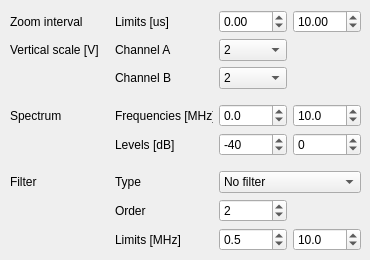
    <widget class="QWidget" name="tab">
     <attribute name="title">
      <string>Display</string>
     </attribute>
     <widget class="QWidget" name="gridLayoutWidget_6">
      <property name="geometry">
       <rect>
        <x>10</x>
        <y>10</y>
        <width>351</width>
        <height>241</height>
       </rect>
      </property>
      <layout class="QGridLayout" name="gridLayout_4">
       <item row="4" column="1">
        <widget class="QLabel" name="zoomLabel">
         <property name="locale">
          <locale language="English" country="UnitedKingdom"/>
         </property>
         <property name="text">
          <string>Limits [us]</string>
         </property>
        </widget>
       </item>
       <item row="6" column="2">
        <widget class="QComboBox" name="displayrangeAComboBox">
         <property name="sizePolicy">
          <sizepolicy hsizetype="Preferred" vsizetype="Fixed">
           <horstretch>0</horstretch>
           <verstretch>0</verstretch>
          </sizepolicy>
         </property>
         <property name="maximumSize">
          <size>
           <width>16777215</width>
           <height>16777215</height>
          </size>
         </property>
         <property name="currentIndex">
          <number>10</number>
         </property>
         <item>
          <property name="text">
           <string>1 m</string>
          </property>
         </item>
         <item>
          <property name="text">
           <string>2 m</string>
          </property>
         </item>
         <item>
          <property name="text">
           <string>5 m</string>
          </property>
         </item>
         <item>
          <property name="text">
           <string>10 m</string>
          </property>
         </item>
         <item>
          <property name="text">
           <string>20 m</string>
          </property>
         </item>
         <item>
          <property name="text">
           <string>50 m</string>
          </property>
         </item>
         <item>
          <property name="text">
           <string>100 m</string>
          </property>
         </item>
         <item>
          <property name="text">
           <string>200 m</string>
          </property>
         </item>
         <item>
          <property name="text">
           <string>500 m</string>
          </property>
         </item>
         <item>
          <property name="text">
           <string>1</string>
          </property>
         </item>
         <item>
          <property name="text">
           <string>2</string>
          </property>
         </item>
         <item>
          <property name="text">
           <string>5</string>
          </property>
         </item>
         <item>
          <property name="text">
           <string>10</string>
          </property>
         </item>
        </widget>
       </item>
       <item row="9" column="0">
        <widget class="QLabel" name="label_2">
         <property name="text">
          <string>Spectrum</string>
         </property>
        </widget>
       </item>
       <item row="4" column="3">
        <widget class="QDoubleSpinBox" name="zoomEndSpinBox">
         <property name="locale">
          <locale language="English" country="UnitedKingdom"/>
         </property>
         <property name="buttonSymbols">
          <enum>QAbstractSpinBox::UpDownArrows</enum>
         </property>
         <property name="suffix">
          <string/>
         </property>
         <property name="decimals">
          <number>2</number>
         </property>
         <property name="minimum">
          <double>-100.000000000000000</double>
         </property>
         <property name="maximum">
          <double>200.000000000000000</double>
         </property>
         <property name="singleStep">
          <double>0.010000000000000</double>
         </property>
         <property name="value">
          <double>10.000000000000000</double>
         </property>
        </widget>
       </item>
       <item row="9" column="2">
        <widget class="QDoubleSpinBox" name="zoomFminSpinBox">
         <property name="locale">
          <locale language="English" country="UnitedKingdom"/>
         </property>
         <property name="buttonSymbols">
          <enum>QAbstractSpinBox::UpDownArrows</enum>
         </property>
         <property name="suffix">
          <string/>
         </property>
         <property name="decimals">
          <number>1</number>
         </property>
         <property name="minimum">
          <double>-100.000000000000000</double>
         </property>
         <property name="maximum">
          <double>200.000000000000000</double>
         </property>
         <property name="singleStep">
          <double>0.100000000000000</double>
         </property>
         <property name="value">
          <double>0.000000000000000</double>
         </property>
        </widget>
       </item>
       <item row="4" column="2">
        <widget class="QDoubleSpinBox" name="zoomStartSpinBox">
         <property name="locale">
          <locale language="English" country="UnitedKingdom"/>
         </property>
         <property name="buttonSymbols">
          <enum>QAbstractSpinBox::UpDownArrows</enum>
         </property>
         <property name="suffix">
          <string/>
         </property>
         <property name="decimals">
          <number>2</number>
         </property>
         <property name="minimum">
          <double>-100.000000000000000</double>
         </property>
         <property name="maximum">
          <double>200.000000000000000</double>
         </property>
         <property name="singleStep">
          <double>0.010000000000000</double>
         </property>
         <property name="value">
          <double>0.000000000000000</double>
         </property>
        </widget>
       </item>
       <item row="13" column="0">
        <widget class="QLabel" name="label_3">
         <property name="text">
          <string>Filter</string>
         </property>
        </widget>
       </item>
       <item row="11" column="1">
        <spacer name="verticalSpacer_2">
         <property name="orientation">
          <enum>Qt::Vertical</enum>
         </property>
         <property name="sizeHint" stdset="0">
          <size>
           <width>20</width>
           <height>40</height>
          </size>
         </property>
        </spacer>
       </item>
       <item row="4" column="0">
        <widget class="QLabel" name="label">
         <property name="text">
          <string>Zoom interval</string>
         </property>
        </widget>
       </item>
       <item row="10" column="3">
        <widget class="QDoubleSpinBox" name="dbMaxSpinBox">
         <property name="locale">
          <locale language="English" country="UnitedKingdom"/>
         </property>
         <property name="buttonSymbols">
          <enum>QAbstractSpinBox::UpDownArrows</enum>
         </property>
         <property name="suffix">
          <string/>
         </property>
         <property name="decimals">
          <number>0</number>
         </property>
         <property name="minimum">
          <double>-100.000000000000000</double>
         </property>
         <property name="maximum">
          <double>100.000000000000000</double>
         </property>
         <property name="singleStep">
          <double>1.000000000000000</double>
         </property>
         <property name="value">
          <double>0.000000000000000</double>
         </property>
        </widget>
       </item>
       <item row="10" column="2">
        <widget class="QDoubleSpinBox" name="dbMinSpinBox">
         <property name="locale">
          <locale language="English" country="UnitedKingdom"/>
         </property>
         <property name="buttonSymbols">
          <enum>QAbstractSpinBox::UpDownArrows</enum>
         </property>
         <property name="suffix">
          <string/>
         </property>
         <property name="decimals">
          <number>0</number>
         </property>
         <property name="minimum">
          <double>-100.000000000000000</double>
         </property>
         <property name="maximum">
          <double>100.000000000000000</double>
         </property>
         <property name="singleStep">
          <double>1.000000000000000</double>
         </property>
         <property name="value">
          <double>-40.000000000000000</double>
         </property>
        </widget>
       </item>
       <item row="9" column="3">
        <widget class="QDoubleSpinBox" name="zoomFmaxSpinBox">
         <property name="locale">
          <locale language="English" country="UnitedKingdom"/>
         </property>
         <property name="buttonSymbols">
          <enum>QAbstractSpinBox::UpDownArrows</enum>
         </property>
         <property name="suffix">
          <string/>
         </property>
         <property name="decimals">
          <number>1</number>
         </property>
         <property name="minimum">
          <double>-100.000000000000000</double>
         </property>
         <property name="maximum">
          <double>200.000000000000000</double>
         </property>
         <property name="singleStep">
          <double>0.100000000000000</double>
         </property>
         <property name="value">
          <double>10.000000000000000</double>
         </property>
        </widget>
       </item>
       <item row="9" column="1">
        <widget class="QLabel" name="frequencyrangeLabel">
         <property name="locale">
          <locale language="English" country="UnitedKingdom"/>
         </property>
         <property name="text">
          <string>Frequencies [MHz]</string>
         </property>
        </widget>
       </item>
       <item row="15" column="2">
        <widget class="QDoubleSpinBox" name="fminSpinBox">
         <property name="locale">
          <locale language="English" country="UnitedKingdom"/>
         </property>
         <property name="buttonSymbols">
          <enum>QAbstractSpinBox::UpDownArrows</enum>
         </property>
         <property name="suffix">
          <string/>
         </property>
         <property name="decimals">
          <number>1</number>
         </property>
         <property name="minimum">
          <double>0.000000000000000</double>
         </property>
         <property name="maximum">
          <double>50.000000000000000</double>
         </property>
         <property name="singleStep">
          <double>0.500000000000000</double>
         </property>
         <property name="value">
          <double>0.500000000000000</double>
         </property>
        </widget>
       </item>
       <item row="15" column="1">
        <widget class="QLabel" name="flimLabel">
         <property name="locale">
          <locale language="English" country="UnitedKingdom"/>
         </property>
         <property name="text">
          <string>Limits [MHz]</string>
         </property>
        </widget>
       </item>
       <item row="10" column="1">
        <widget class="QLabel" name="dbrangeLabel">
         <property name="locale">
          <locale language="English" country="UnitedKingdom"/>
         </property>
         <property name="text">
          <string>Levels [dB]</string>
         </property>
        </widget>
       </item>
       <item row="15" column="3">
        <widget class="QDoubleSpinBox" name="fmaxSpinBox">
         <property name="locale">
          <locale language="English" country="UnitedKingdom"/>
         </property>
         <property name="buttonSymbols">
          <enum>QAbstractSpinBox::UpDownArrows</enum>
         </property>
         <property name="suffix">
          <string/>
         </property>
         <property name="decimals">
          <number>1</number>
         </property>
         <property name="minimum">
          <double>0.000000000000000</double>
         </property>
         <property name="maximum">
          <double>50.000000000000000</double>
         </property>
         <property name="singleStep">
          <double>0.500000000000000</double>
         </property>
         <property name="value">
          <double>10.000000000000000</double>
         </property>
        </widget>
       </item>
       <item row="14" column="1">
        <widget class="QLabel" name="flimLabel_2">
         <property name="locale">
          <locale language="English" country="UnitedKingdom"/>
         </property>
         <property name="text">
          <string>Order</string>
         </property>
        </widget>
       </item>
       <item row="14" column="2">
        <widget class="QSpinBox" name="filterOrderSpinBox">
         <property name="minimum">
          <number>1</number>
         </property>
         <property name="maximum">
          <number>4</number>
         </property>
         <property name="value">
          <number>2</number>
         </property>
        </widget>
       </item>
       <item row="13" column="2" colspan="2">
        <widget class="QComboBox" name="filterComboBox">
         <property name="currentText">
          <string>No filter</string>
         </property>
         <property name="currentIndex">
          <number>0</number>
         </property>
         <item>
          <property name="text">
           <string>No filter</string>
          </property>
         </item>
         <item>
          <property name="text">
           <string>AC coupling</string>
          </property>
         </item>
         <item>
          <property name="text">
           <string>Bandpass</string>
          </property>
         </item>
        </widget>
       </item>
       <item row="13" column="1">
        <widget class="QLabel" name="label_4">
         <property name="text">
          <string>Type</string>
         </property>
        </widget>
       </item>
       <item row="7" column="2">
        <widget class="QComboBox" name="displayrangeBComboBox">
         <property name="sizePolicy">
          <sizepolicy hsizetype="Preferred" vsizetype="Fixed">
           <horstretch>0</horstretch>
           <verstretch>0</verstretch>
          </sizepolicy>
         </property>
         <property name="maximumSize">
          <size>
           <width>16777215</width>
           <height>16777215</height>
          </size>
         </property>
         <property name="currentIndex">
          <number>10</number>
         </property>
         <item>
          <property name="text">
           <string>1 m</string>
          </property>
         </item>
         <item>
          <property name="text">
           <string>2 m</string>
          </property>
         </item>
         <item>
          <property name="text">
           <string>5 m</string>
          </property>
         </item>
         <item>
          <property name="text">
           <string>10 m</string>
          </property>
         </item>
         <item>
          <property name="text">
           <string>20 m</string>
          </property>
         </item>
         <item>
          <property name="text">
           <string>50 m</string>
          </property>
         </item>
         <item>
          <property name="text">
           <string>100 m</string>
          </property>
         </item>
         <item>
          <property name="text">
           <string>200 m</string>
          </property>
         </item>
         <item>
          <property name="text">
           <string>500 m</string>
          </property>
         </item>
         <item>
          <property name="text">
           <string>1</string>
          </property>
         </item>
         <item>
          <property name="text">
           <string>2</string>
          </property>
         </item>
         <item>
          <property name="text">
           <string>5</string>
          </property>
         </item>
         <item>
          <property name="text">
           <string>10</string>
          </property>
         </item>
        </widget>
       </item>
       <item row="8" column="1">
        <spacer name="verticalSpacer">
         <property name="orientation">
          <enum>Qt::Vertical</enum>
         </property>
         <property name="sizeHint" stdset="0">
          <size>
           <width>20</width>
           <height>40</height>
          </size>
         </property>
        </spacer>
       </item>
       <item row="6" column="0">
        <widget class="QLabel" name="displayscaleLabel">
         <property name="minimumSize">
          <size>
           <width>100</width>
           <height>0</height>
          </size>
         </property>
         <property name="locale">
          <locale language="English" country="UnitedKingdom"/>
         </property>
         <property name="text">
          <string>Vertical scale [V]</string>
         </property>
        </widget>
       </item>
       <item row="6" column="1">
        <widget class="QLabel" name="label_5">
         <property name="text">
          <string>Channel A</string>
         </property>
        </widget>
       </item>
       <item row="7" column="1">
        <widget class="QLabel" name="label_6">
         <property name="text">
          <string>Channel B</string>
         </property>
        </widget>
       </item>
      </layout>
     </widget>
    </widget>
